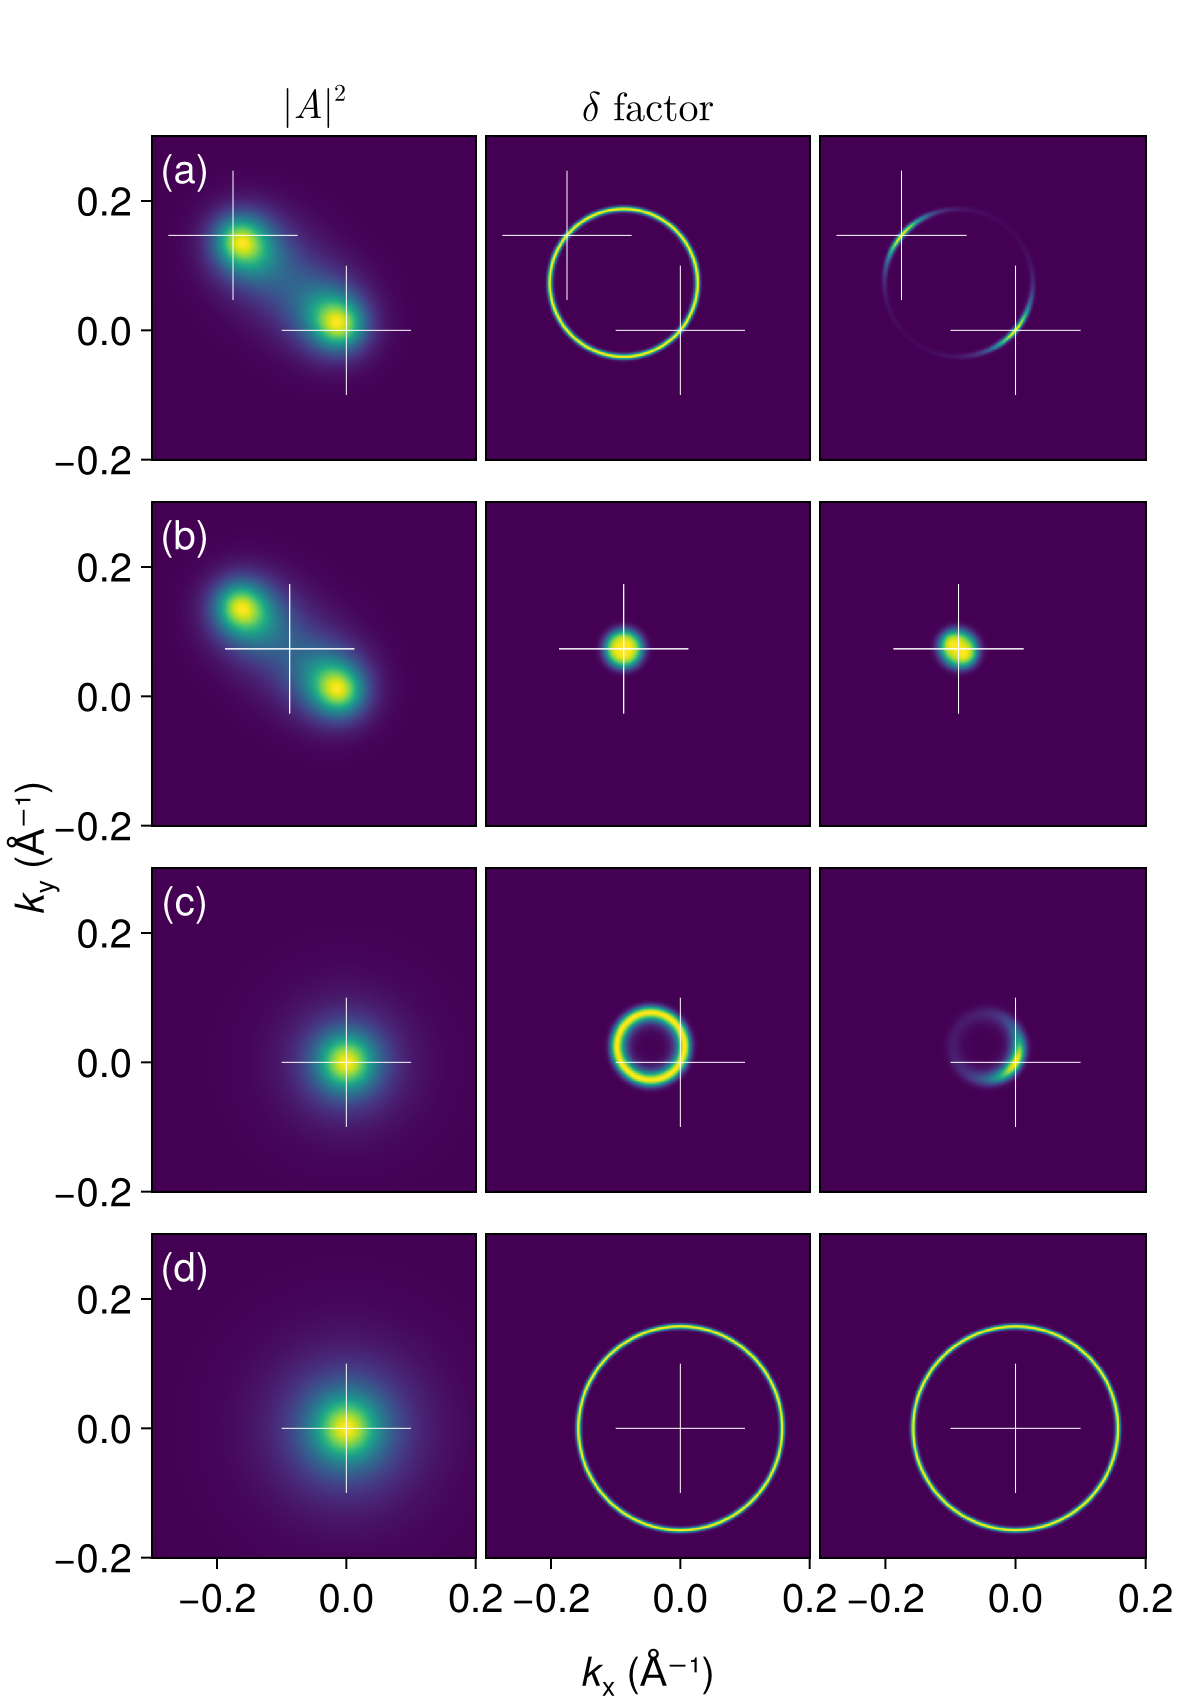

Write Julia code to recreate this figure.
# Plot the contribution of the trion wave function structural factor and the energy conservation delta function

include("units.jl")
include("qp-bands.jl")
include("broadening.jl")
include("exciton.jl")
include("ehh.jl")
include("eeh.jl")
include("wfn.jl")
include("arpes.jl")
using CairoMakie
using LaTeXStrings
using Colors

function cross_mark(ax::Axis, pos::AbstractVector, len::Float64)
    lines!(ax, [pos[1] - len, pos[1] + len], [pos[2], pos[2]], color=:white, linewidth=0.5)
    lines!(ax, [pos[1], pos[1]], [pos[2] - len, pos[2] + len], color=:white, linewidth=0.5)
end

##########################################
#region Parameters

set_theme!(fontsize=20)
label_shift = 0.05
f = Figure(size=(600, 850), figure_padding=0.0)

broaden = gaussian_broadening(20fs)

m_h = 0.21
m_e = 0.37
E_g = 2.84
w_side = 4π / (3 * 3.144817974)
w = SVector{2, Float64}([w_side, 0.0])

kx_list = LinRange(-0.3, 0.2, 500)
ky_list = LinRange(-0.2, 0.3, 500)
k1_grid = map(Iterators.product(kx_list, ky_list)) do (k_x, k_y)
    SA[k_x, k_y]
end

let 
    trion = Intervalley2DChandraTrion(
        m_h = m_h,
        m_e = m_e,
        w = w,
        E_g = E_g,
        E_B = 0.75, # Binding energy for the ehh trion mode
        a = 10.3,
        b = 25.2
    )
    M = 2m_h + m_e
    A_k1k2 = wfn(trion)
    
    k = SVector{2, Float64}([0.3, -0.1])
    P = 1.2w + SA[0.0, 0.1]
    
    #endregion
    ##########################################
    
    # The k_1=0 case
    let 
        k_1_max, k_2_max, ω = let k_1 = SA[0.0, 0.0]
            momenta = momentum_calc_ehh(trion, P, k, SA[0.0, 0.0])
            k_h1 = momenta.k_h1
            k_h2 = momenta.k_h2
            ω = E_trion_ehh(trion, P) - E_residue_ehh(trion, k_h1, k_h2)
            k_2 = momenta.k_2
            k_1, k_2, ω
        end
    
        ##########################################
        #region Calculating the k_1 = 0 case
        
        E_residue = map(k1_grid) do k_1
            k_h1 = momentum_calc_ehh(trion, P, k, k_1).k_h1
            k_h2 = momentum_calc_ehh(trion, P, k, k_1).k_h2 
            broaden(ω - E_trion_ehh(trion, P) + E_residue_ehh(trion, k_h1, k_h2))
        end
        
        Asq = map(k1_grid) do k_1
            k_2 = momentum_calc_ehh(trion, P, k, k_1).k_2
            abs2(A_k1k2(k_1, k_2))
        end
        
        #endregion
        ##########################################
        
        ##########################################
        #region Plotting the k_1 = 0 case
        
        ax = Axis(f[1, 1], title=L"|A|^2", titlefont=:regular, aspect=1)
        heatmap!(ax, kx_list, ky_list, Asq,
            colorrange=(minimum(Asq), maximum(Asq))
        )
        text!(ax, minimum(kx_list) + label_shift, maximum(ky_list) - label_shift, text="(a)", color=:white, align=(:center, :center),)
        cross_mark(ax, k_1_max, 0.1)
        cross_mark(ax, k_2_max, 0.1)
        hidexdecorations!(ax)
        
        ax = Axis(f[1, 2], title=L"$\delta$ factor", titlefont=:regular, aspect=1)
        heatmap!(ax, kx_list, ky_list, E_residue, 
            colorrange=(minimum(E_residue), maximum(E_residue))
        )
        text!(ax, minimum(kx_list) + label_shift, maximum(ky_list) - label_shift, color=:white, align=(:center, :center),)
        cross_mark(ax, k_1_max, 0.1)
        cross_mark(ax, k_2_max, 0.1)
        hidexdecorations!(ax)
        hideydecorations!(ax)
    
        ax = Axis(f[1, 3], 
            # title=rich(
            #     "Final contribution from one ",
            #     rich("k", font=:italic),
            #     subscript("1")
            # ),
        aspect=1)
        Asq_with_constraint = E_residue .* Asq
        heatmap!(ax, kx_list, ky_list, Asq_with_constraint)
        text!(ax, minimum(kx_list) + label_shift, maximum(ky_list) - label_shift, color=:white, align=(:center, :center),)
        cross_mark(ax, k_1_max, 0.1)
        cross_mark(ax, k_2_max, 0.1)
        hidexdecorations!(ax)
        hideydecorations!(ax)
    
        #endregion
        ##########################################
    end
    
    # The k_1 = k_2 case
    let 
        k_1_max, k_2_max, ω = let k_1 = (m_e / M * (P - w) - k) / 2
            momenta = momentum_calc_ehh(trion, P, k, k_1)
            k_h1 = momenta.k_h1
            k_h2 = momenta.k_h2
            ω = E_trion_ehh(trion, P) - E_residue_ehh(trion, k_h1, k_h2)
            k_2 = momenta.k_2
            k_1, k_2, ω
        end
    
        ##########################################
        #region Calculating the k_1 = 0 case
        
        E_residue = map(k1_grid) do k_1
            k_h1 = momentum_calc_ehh(trion, P, k, k_1).k_h1
            k_h2 = momentum_calc_ehh(trion, P, k, k_1).k_h2 
            broaden(ω - E_trion_ehh(trion, P) + E_residue_ehh(trion, k_h1, k_h2))
        end
        
        Asq = map(k1_grid) do k_1
            k_2 = momentum_calc_ehh(trion, P, k, k_1).k_2
            abs2(A_k1k2(k_1, k_2))
        end
        
        #endregion
        ##########################################
        
        ##########################################
        #region Plotting the k_1 = 0 case
        
        ax = Axis(f[2, 1], #=title="Wave function structural factor",=# aspect=1)
        heatmap!(ax, kx_list, ky_list, Asq,
            colorrange=(minimum(Asq), maximum(Asq))
        )
        text!(ax, minimum(kx_list) + label_shift, maximum(ky_list) - label_shift, text="(b)", color=:white, align=(:center, :center),)
        cross_mark(ax, k_1_max, 0.1)
        cross_mark(ax, k_2_max, 0.1)
        hidexdecorations!(ax)
        #hideydecorations!(ax)
        
        ax = Axis(f[2, 2], #=title="Dispersion relation constraint",=# aspect=1)
        heatmap!(ax, kx_list, ky_list, E_residue, 
            colorrange=(minimum(E_residue), maximum(E_residue))
        )
        text!(ax, minimum(kx_list) + label_shift, maximum(ky_list) - label_shift, color=:white, align=(:center, :center),)
        cross_mark(ax, k_1_max, 0.1)
        cross_mark(ax, k_2_max, 0.1)
        hidexdecorations!(ax)
        hideydecorations!(ax)
    
        ax = Axis(f[2, 3], 
            # title=rich(
            #     "Final contribution from one ",
            #     rich("k", font=:italic),
            #     subscript("1")
            # ),
        aspect=1)
        Asq_with_constraint = E_residue .* Asq
        heatmap!(ax, kx_list, ky_list, Asq_with_constraint)
        text!(ax, minimum(kx_list) + label_shift, maximum(ky_list) - label_shift, color=:white, align=(:center, :center),)
        cross_mark(ax, k_1_max, 0.1)
        cross_mark(ax, k_2_max, 0.1)
        hidexdecorations!(ax)
        hideydecorations!(ax)
    
        #endregion
        ##########################################
    end
    
end

let 
    trion = Intervalley2DChandraTrion(
        m_h = m_h,
        m_e = m_e,
        w = w,
        E_g = E_g,
        E_B = 0.76,
        a = 10.3,
        b = 25.2
    )
    A_k1k2 = wfn(trion)
    
    P = 0.8w + SA[0.0, 0.1]

    let 
        k = SVector{2, Float64}([1.3, 0.0])
        k1_max, ω = let mom_report = momentum_calc_eeh_e2(trion, P, k, SA[0.0, 0.0])
            k_1 = mom_report.k_1
            k_e1 = mom_report.k_e1
            k_h = mom_report.k_h
            ω = E_trion_eeh(trion, P) - E_residue_eeh_e2(trion, k_e1, k_h)
            k_1, ω
        end
        
        E_residue_k1 = map(k1_grid) do k_1
            k_e1 = momentum_calc_eeh_e2(trion, P, k, k_1).k_e1
            k_h = momentum_calc_eeh_e2(trion, P, k, k_1).k_h
            broaden(ω - E_trion_eeh(trion, P) + E_residue_eeh_e2(trion, k_e1, k_h)) 
        end

        Asq_k1 = map(k1_grid) do (k_x, k_y)
            k_1 = SVector{2, Float64}([k_x, k_y])
            k_2 = momentum_calc_eeh_e2(trion, P, k, k_1).k_2
            abs2(A_k1k2(k_1, k_2))
        end

        aspect_ratio = (maximum(kx_list) - minimum(kx_list)) / (maximum(ky_list) - minimum(ky_list))
        ax = Axis(f[3, 1], aspect=aspect_ratio,)
        heatmap!(ax, kx_list, ky_list, Asq_k1)
        text!(ax, minimum(kx_list) + label_shift, maximum(ky_list) - label_shift, text="(c)", color=:white, align=(:center, :center),)
        hidexdecorations!(ax)
        #hideydecorations!(ax)
        
        cross_mark(ax, k1_max, 0.1)

        ax = Axis(f[3, 2], aspect=1)
        heatmap!(ax, kx_list, ky_list, E_residue_k1, colorrange=(minimum(E_residue_k1), maximum(E_residue_k1)))
        cross_mark(ax, k1_max, 0.1)
        hidexdecorations!(ax)
        hideydecorations!(ax)

        ax = Axis(f[3, 3], aspect=1)
        Asq_with_constraint = Asq_k1 .* E_residue_k1
        heatmap!(ax, kx_list, ky_list, Asq_with_constraint, colorrange=(minimum(Asq_with_constraint), maximum(Asq_with_constraint)))
        cross_mark(ax, k1_max, 0.1)
        hidexdecorations!(ax)
        hideydecorations!(ax)
    end

    let 
        M = (2m_e + m_h)
        k = (m_e + m_h) / M * w + m_e / M * P
        k1_max = let mom_report = momentum_calc_eeh_e2(trion, P, k, SA[0.0, 0.0])
            k_1 = mom_report.k_1
            k_e1 = mom_report.k_e1
            k_h = mom_report.k_h
            k_1
        end
        
        ω = 1.5
        
        E_residue_k1 = map(k1_grid) do k_1
            k_e1 = momentum_calc_eeh_e2(trion, P, k, k_1).k_e1
            k_h = momentum_calc_eeh_e2(trion, P, k, k_1).k_h
            broaden(ω - E_trion_eeh(trion, P) + E_residue_eeh_e2(trion, k_e1, k_h)) 
        end

        Asq_k1 = map(k1_grid) do (k_x, k_y)
            k_1 = SVector{2, Float64}([k_x, k_y])
            k_2 = momentum_calc_eeh_e2(trion, P, k, k_1).k_2
            abs2(A_k1k2(k_1, k_2))
        end

        aspect_ratio = (maximum(kx_list) - minimum(kx_list)) / (maximum(ky_list) - minimum(ky_list))
        ax = Axis(f[4, 1], aspect=aspect_ratio,)
        heatmap!(ax, kx_list, ky_list, Asq_k1)
        text!(ax, minimum(kx_list) + label_shift, maximum(ky_list) - label_shift, text="(d)", color=:white, align=(:center, :center),)
        #hidexdecorations!(ax)
        #hideydecorations!(ax)
        
        cross_mark(ax, k1_max, 0.1)

        ax = Axis(f[4, 2], aspect=1)
        heatmap!(ax, kx_list, ky_list, E_residue_k1, colorrange=(minimum(E_residue_k1), maximum(E_residue_k1)))
        cross_mark(ax, k1_max, 0.1)
        #hidexdecorations!(ax)
        hideydecorations!(ax)

        ax = Axis(f[4, 3], aspect=1)
        Asq_with_constraint = Asq_k1 .* E_residue_k1
        heatmap!(ax, kx_list, ky_list, Asq_with_constraint, colorrange=(minimum(Asq_with_constraint), maximum(Asq_with_constraint)))
        cross_mark(ax, k1_max, 0.1)
        #hidexdecorations!(ax)
        hideydecorations!(ax)
        
    end

    
end

colsize!(f.layout, 1, Relative(0.3))
colsize!(f.layout, 2, Relative(0.3))
colsize!(f.layout, 3, Relative(0.3))

Label(f[4, 1:3, Bottom()], rich(rich("k", subscript("x", font=:regular), font=:italic), " (Å⁻¹)"), tellwidth=false, tellheight=false, padding=(0, 0, 0, 5))
Label(f[1:4, 1, Left()], rich(rich("k", subscript("y", font=:regular), font=:italic), " (Å⁻¹)"), tellwidth=false, tellheight=false, padding=(0, 70, 0, 0), rotation=π/2)

colgap!(f.layout, 5)
rowgap!(f.layout, -60)

save("ehh-momentum-conservation-factor-compact-2.png", f)
f